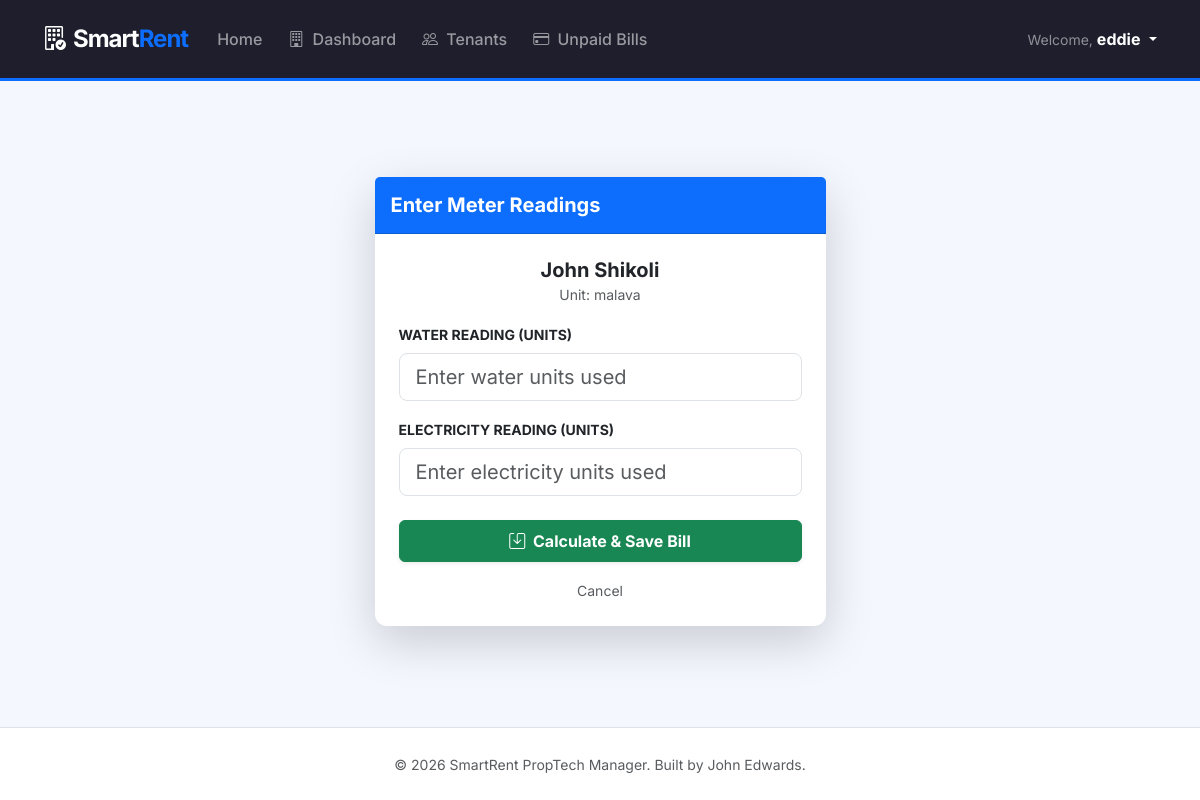
The page /generate-bill/1/ (signed in) on the database as committed earlier.
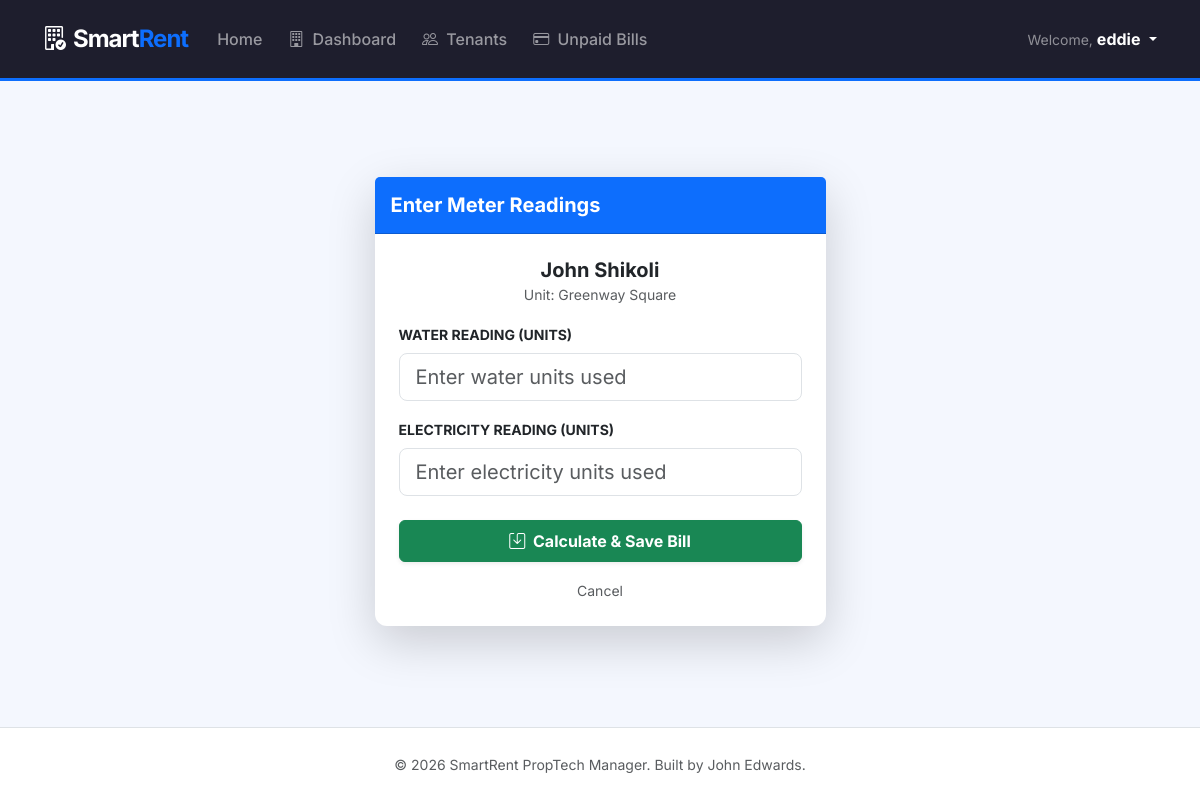
The same page on the database as committed later.
### smart_rent/models.py (models this page shows, shortened)
class Tenant(models.Model):
    user = models.OneToOneField(User, on_delete=models.CASCADE)
    property = models.ForeignKey(Property, on_delete=models.SET_NULL, null=True, blank=True)
    full_name = models.CharField(max_length=200, blank=True) # Added to display names like "John Shikoli"
    phone_number = models.CharField(max_length=15)
    rent_amount = models.DecimalField(max_digits=10, decimal_places=2, default=0.00)

class Property(models.Model):
    CATEGORY_CHOICES = [
        ('1-Bedroom Apartment', '1-Bedroom Apartment'),
        ('2-Bedroom Apartment', '2-Bedroom Apartment'),
        ('3-Bedroom Apartment', '3-Bedroom Apartment'),
        ('Executive/Serviced Apartment', 'Executive/Serviced Apartment'),
        ('Bungalow', 'Bungalow'),
        ('Maisonette', 'Maisonette'),
        ('Townhouse', 'Townhouse'),
        ('Villa', 'Villa'),
        ('Student Hostel/Housing', 'Student Hostel/Housing'),
        ('Airbnb/Short-Term Rental', 'Airbnb/Short-Term Rental'),
    ]
    name = models.CharField(max_length=200)
    landlord = models.ForeignKey(User, on_delete=models.CASCADE)
    address = models.CharField(max_length=300)
    category = models.CharField(
        max_length=100,
        choices=CATEGORY_CHOICES,
        default="2-Bedroom Apartment"
    )
    price_per_month = models.DecimalField(max_digits=10, decimal_places=2, default=0.00)
    image = models.ImageField(upload_to='property_pics/', default='default_house.jpg', null=True, blank=True)
    is_occupied = models.BooleanField(default=False)

### smart_rent/views.py (the view)
# urls.py: path('generate-bill/<int:tenant_id>/', views.generate_bill, name='generate_bill'),
@login_required
@user_passes_test(is_landlord)
def generate_bill(request, tenant_id):
    tenant = get_object_or_404(Tenant, id=tenant_id)
    if request.method == 'POST':
        form = UtilityBillForm(request.POST)
        if form.is_valid():
            bill = form.save(commit=False)
            bill.tenant = tenant
            bill.save()
            messages.success(request, f"Bill of KES {bill.total_amount} generated for {tenant.user.username}")
            return redirect('tenant_list')
    else:
        form = UtilityBillForm()
    return render(request, 'smart_rent/generate_bill.html', {'form': form, 'tenant': tenant})

### smart_rent/forms.py
class UtilityBillForm(forms.ModelForm):
    class Meta:
        model = UtilityBill
        fields = ['water_reading', 'elecricity_reading']
        widgets = {
            'water_reading': forms.NumberInput(attrs={
                'class': 'form-control form-control-lg',
                'placeholder': 'Enter water units used'
            }),
            'elecricity_reading': forms.NumberInput(attrs={
                'class': 'form-control form-control-lg',
                'placeholder': 'Enter electricity units used'
            }),
        }

### smart_rent/views.py (called while the page is built)
def is_landlord(user):
    return user.is_superuser or user.is_staff

### smart_rent/templates/smart_rent/generate_bill.html (shortened to what this page needs)
{% extends 'smart_rent/base.html' %}
{% block content %}
<div class="row justify-content-center py-5">
    <div class="col-md-5">
        <div class="card border-0 shadow-lg">
            <div class="card-header bg-primary text-white py-3">
                <h5 class="mb-0 fw-bold">Enter Meter Readings</h5>
            </div>
            <div class="card-body p-4">
                <div class="mb-3 text-center">
                    <h5 class="fw-bold mb-0">{{ tenant.user.get_full_name }}</h5>
                    <small class="text-muted">Unit: {{ tenant.property.name }}</small>
                </div>
                <form method="POST">
                    <div class="mb-3">
                        <label class="form-label small fw-bold">WATER READING (UNITS)</label>
                        {{ form.water_reading }}
                    </div>
                    <div class="mb-4">
                        <label class="form-label small fw-bold">ELECTRICITY READING (UNITS)</label>
                        {{ form.elecricity_reading }}
                    </div>
                    <button type="submit" class="btn btn-success w-100 py-2 fw-bold shadow-sm">
                        <i class="bi bi-save me-1"></i> Calculate & Save Bill
                    </button>
                    <div class="text-center mt-3">
                        <a href="{% url 'dashboard' %}" class="text-muted small text-decoration-none">Cancel</a>
                    </div>
                </form>
            </div>
        </div>
    </div>
</div>
{% endblock %}

Rows that differ between the two databases and show on the page:
changed Tenant "John Shikoli": property.name "malava" → "Greenway Square"
